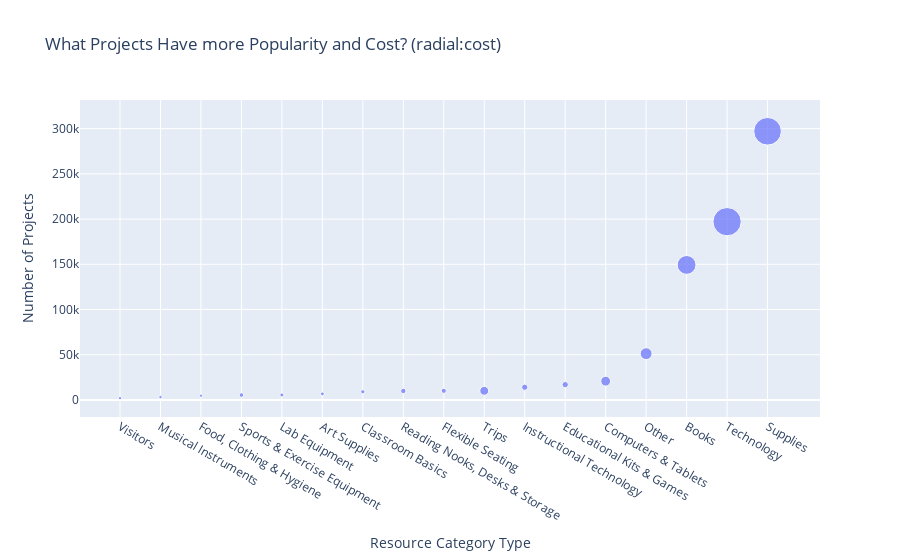

Notebook code cell kept with this figure:
### Code cell
# Cool, now let's see which project categories are more popular! Which ones are they also costly?
df_exp_3 =  projects[['Project Cost', 'Project Resource Category', 'Project ID']].groupby(by='Project Resource Category').agg({'Project Cost': 'sum', 'Project ID': 'count'}).sort_values(by=('Project ID'))


fig = px.scatter(x = df_exp_3.index,
             y = df_exp_3[('Project ID')],
             size = df_exp_3[('Project Cost')],
             labels=dict(x="Resource Category Type", y="Number of Projects"),
             title="What Projects Have more Popularity and Cost? (radial:cost)")
fig.show()
# love how books are both popular and cheap in comparison to others :)

### Figure 1 — Plotly figure (JSON) as saved in the notebook; plotly's stock layout.template omitted (floating-point values rounded to 4 significant figures)
{"data": [{"hovertemplate": "Resource Category Type=%{x}<br>Number of Projects=%{y}<br>size=%{marker.size}<extra></extra>", "legendgroup": "", "marker": {"color": "#636efa", "size": [2335000.0, 2414000.0, 2234000.0, 4408000.0, 3403000.0, 3088000.0, 3687000.0, 6123000.0, 5513000.0, 16510000.0, 8191000.0, 8352000.0, 20050000.0, 29610000.0, 74350000.0, 168000000.0, 160200000.0], "sizemode": "area", "sizeref": 419900.0, "symbol": "circle"}, "mode": "markers", "name": "", "orientation": "v", "showlegend": false, "type": "scatter", "x": ["Visitors", "Musical Instruments", "Food, Clothing & Hygiene", "Sports & Exercise Equipment", "Lab Equipment", "Art Supplies", "Classroom Basics", "Reading Nooks, Desks & Storage", "Flexible Seating", "Trips", "Instructional Technology", "Educational Kits & Games", "Computers & Tablets", "Other", "Books", "Technology", "Supplies"], "xaxis": "x", "y": [1933, 3198, 4718, 5375, 5496, 6711, 8968, 9878, 10041, 10054, 14000, 16849, 20694, 51152, 149279, 197100, 297072], "yaxis": "y"}], "layout": {"legend": {"itemsizing": "constant", "tracegroupgap": 0}, "title": {"text": "What Projects Have more Popularity and Cost? (radial:cost)"}, "xaxis": {"anchor": "y", "domain": [0, 1], "title": {"text": "Resource Category Type"}}, "yaxis": {"anchor": "x", "domain": [0, 1], "title": {"text": "Number of Projects"}}}}
